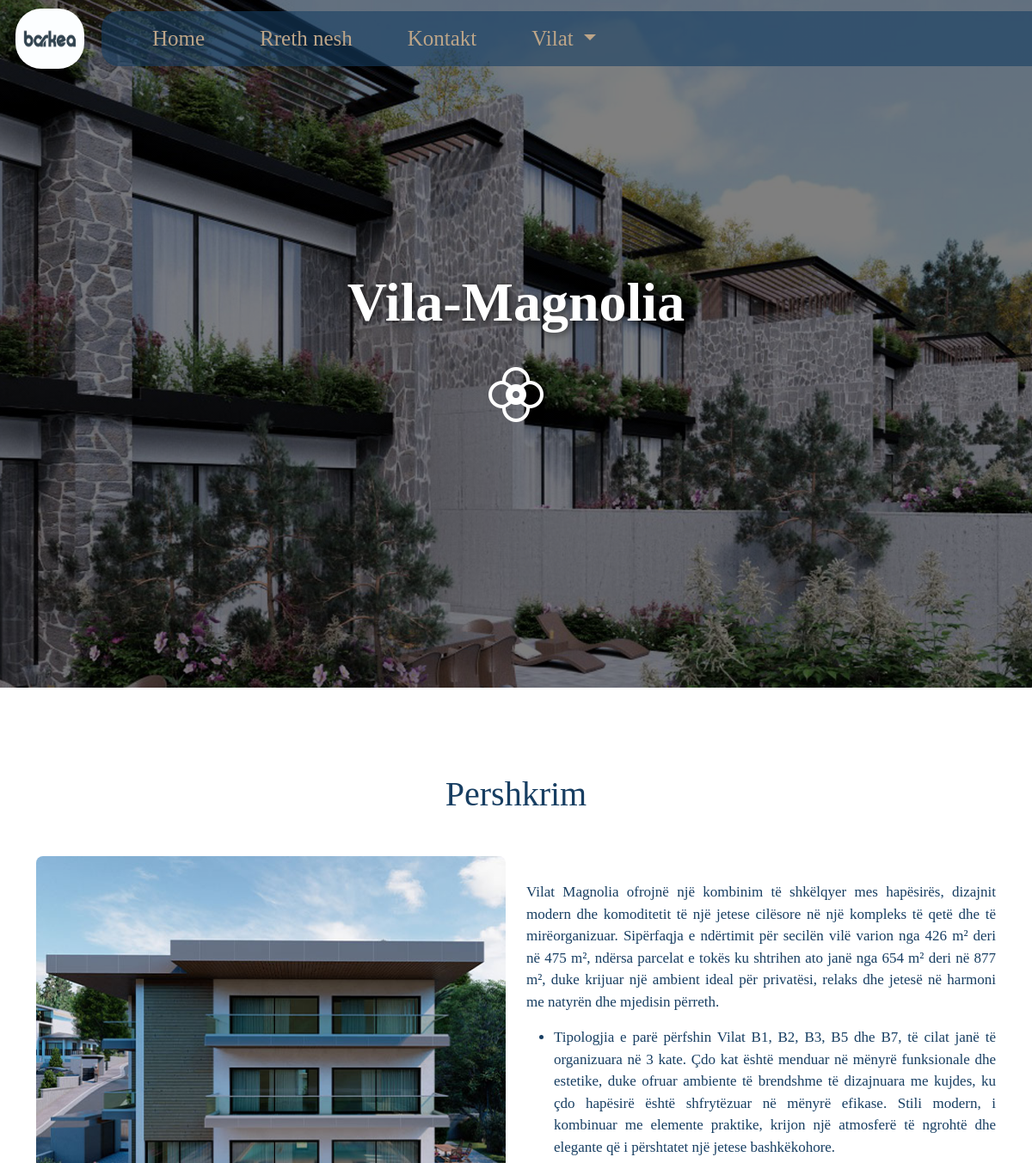
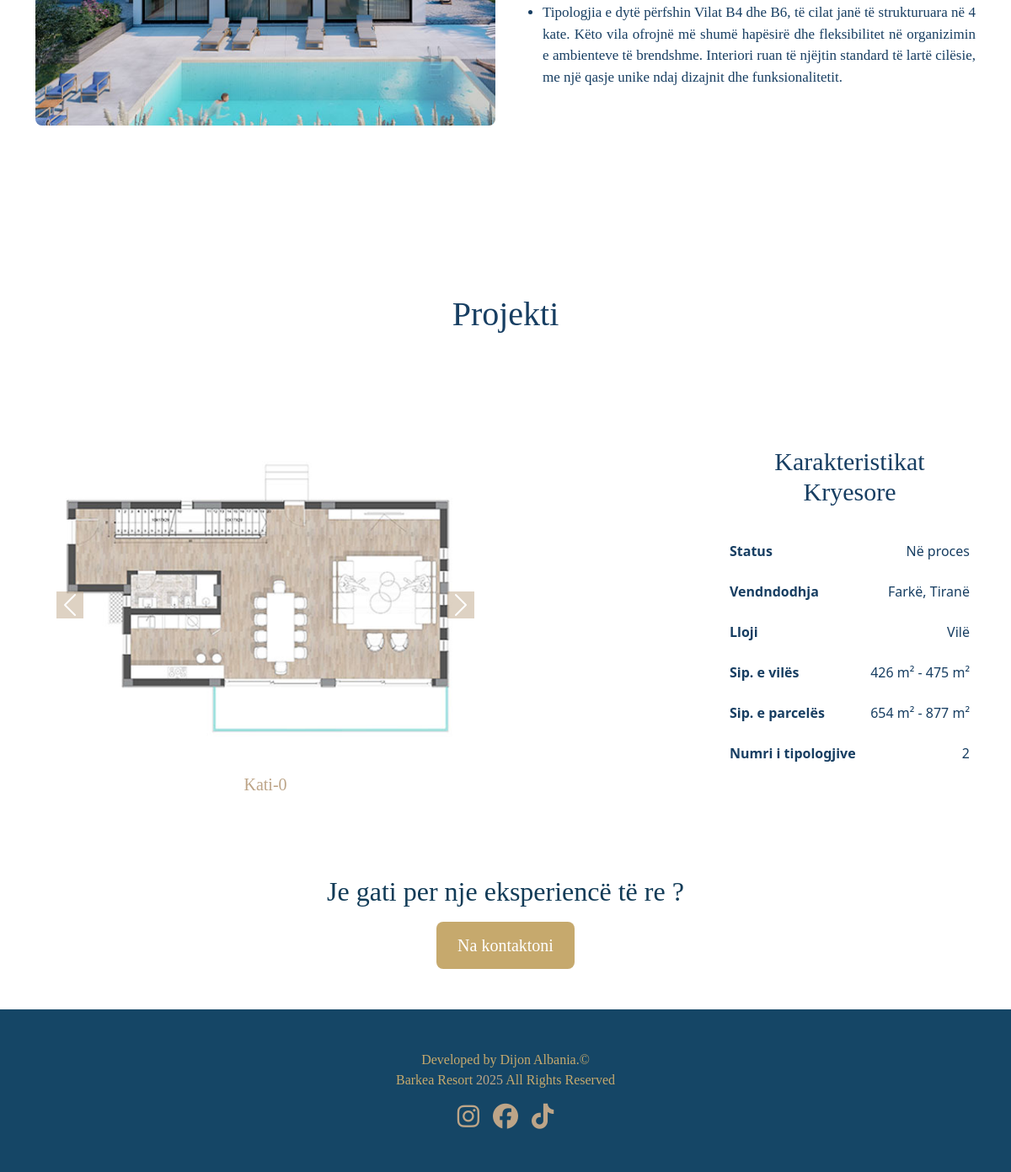
/Magnolia/, run on the app's committed database (2 pictures, top to bottom).
### Barkea_App/models.py (models this page shows, shortened)
class Vilat(models.Model):
    main_title=models.CharField(max_length=100, null=True, blank=True)
    title=models.CharField(max_length=100)
    image=models.ImageField(upload_to='vilat/')
    description=models.TextField()
    sub_description1=models.TextField()
    sub_description2=models.TextField()
    status=models.CharField(max_length=50)
    vendndodhja=models.CharField(max_length=50)
    lloji=models.CharField(max_length=50)
    sip_vila=models.CharField(max_length=50)
    sip_parcela=models.CharField(max_length=50)
    numri_tipologjive=models.CharField(max_length=50)
    kati_0_img=models.ImageField(upload_to='vilat/')
    kati_1_img=models.ImageField(upload_to='vilat/')
    kati_2_img=models.ImageField(upload_to='vilat/')
    slug=models.SlugField(unique=True, max_length=50, null=True, blank=True)

### Barkea_App/views.py (the view)
# urls.py: path('<slug:vila_slug>/', views.vila_view, name='vilat'),
def vila_view(request, vila_slug):
    footer = Footer.objects.first()
    vila = Vilat.objects.get(slug=vila_slug)
    vilat = Vilat.objects.all()
    return render(request, 'vilat.html', {'vila': vila, 'vilat': vilat, 'footer': footer})

### Barkea_App/templates/vilat.html (shortened to what this page needs)
{% load static %}
<!DOCTYPE html>
<html lang="en">
<head>
    <link href="https://cdn.jsdelivr.net/npm/bootstrap@5.3.6/dist/css/bootstrap.min.css" rel="stylesheet"
>
    <link rel="stylesheet" href="https://cdn.jsdelivr.net/npm/bootstrap-icons@1.10.5/font/bootstrap-icons.css">
    <link rel="stylesheet" href="https://cdnjs.cloudflare.com/ajax/libs/animate.css/4.1.1/animate.min.css" />
    <link href="https://cdn.jsdelivr.net/npm/aos@2.3.4/dist/aos.css" rel="stylesheet">
    <link rel="stylesheet" href="{% static 'CSS/vilat.css' %}">
    <link rel="stylesheet" href="https://cdnjs.cloudflare.com/ajax/libs/font-awesome/6.5.1/css/all.min.css">
</head>
<body>
    <div id="hero-section">
    <div id="navBox" class="mb-5">
        <a class="navbar-brand" href="#">
            <img src="{% static "img/barkealogo.jpg" %}" alt="Avatar Logo" class="siteLogo">
        </a>
        <nav id="navBar" class="navbar fluid navbar-expand-sm animate__animated animate__fadeInRight">
            <div class="container-fluid d-flex justify-content-between align-items-center">
                <div class="collapse navbar-collapse" id="navbarLinks">
                    <ul class="navbar-nav me-auto">
                        <li class="nav-item mx-4">
                            <a class="nav-link" href="{% url "home" %}">Home</a>
                        </li>
                        <li class="nav-item mx-4">
                            <a class="nav-link" href="{% url "about" %}">Rreth nesh</a>
                        </li>
                        <li class="nav-item mx-4">
                            <a class="nav-link" href="{% url "contact" %}">Kontakt</a>
                        </li>
                        <li class="nav-item dropdown mx-4">
                            <a class="nav-link dropdown-toggle" href="#" role="button" data-bs-toggle="dropdown"
                                aria-expanded="false">
                                Vilat
                            </a>
                        </li>
                    </ul>
                </div>
            </div>
        </nav>
    </div>
    <div class="hero-text d-flex flex-column align-items-center justify-content-center">
        <h1 class="hero-header animate__animated animate__fadeInDown">{{ vila.title }}</h1>
        <i class="bi bi-flower2" style="font-size: 4rem;"></i>
    </div>
</div>
   <div class="container1 container" data-aos="fade-up">
    <div class="row align-items-center">
        <h1 class="text-center header mb-5">Pershkrim</h1>
        <div class="col-lg-6 d-flex justify-content-center">
          <img class="rounded-3" src="{{ vila.image.url }}" alt="Vila Rose Image" style="max-width: 100%; height: auto;">
        </div>
        <div class="col-lg-6">
            <p class="paragraph">
                {{ vila.description }}
            </p>
            <ul>
                <li class="paragraph mb-2">{{ vila.sub_description1 }}</li>
                <li class="paragraph">{{ vila.sub_description2 }}</li>
            </ul>
        </div>
    </div>
</div>
    <div class="container" data-aos="fade-up">
    <h1 class="header text-center mb-5">Projekti</h1>
        <div class="projekti row">
            <div class="col-lg-6">
                <div id="carouselExampleCaptions" class="carousel slide">
                    <div class="carousel-indicators">
                        <button type="button" data-bs-target="#carouselExampleCaptions" data-bs-slide-to="0"
                            class="active" aria-current="true" aria-label="Slide 1"></button>
                        <button type="button" data-bs-target="#carouselExampleCaptions" data-bs-slide-to="1"
                            aria-label="Slide 2"></button>
                        <button type="button" data-bs-target="#carouselExampleCaptions" data-bs-slide-to="2"
                            aria-label="Slide 3"></button>
                        <button type="button" data-bs-target="#carouselExampleCaptions" data-bs-slide-to="3"
                            aria-label="Slide 4"></button>
                    </div>
                    <div class="carousel-inner">
                        <div class="carousel-item active">
                            <img src="{{vila.kati_0_img.url}}" class="d-block w-100" alt="...">
                            <div class="carousel-caption d-none d-md-block">
                                <h5>Kati-0</h5>
                            </div>
                        </div>
                    </div>
                    <button class="carousel-control-prev" type="button" data-bs-target="#carouselExampleCaptions"
                        data-bs-slide="prev">
                        <span class="carousel-control-prev-icon" aria-hidden="true"></span>
                    </button>
                    <button class="carousel-control-next" type="button" data-bs-target="#carouselExampleCaptions"
                        data-bs-slide="next">
                        <span class="carousel-control-next-icon" aria-hidden="true"></span>
                    </button>
                </div>
            </div>
            <div class="col-lg-3 p-0 mx-3">
                <h3 class="subheader text-center">Karakteristikat Kryesore</h3>
                <li class="d-flex justify-content-between mb-4">
                    <span style="font-weight: bolder;">Status</span>
                    <span>{{vila.status}}</span>
                </li>
                <li class="d-flex justify-content-between mt-4">
                    <span style="font-weight: bolder;">Vendndodhja</span>
                    <span>{{vila.vendndodhja}}</span>
                </li>
                <li class="d-flex justify-content-between my-4">
                    <span style="font-weight: bolder;">Lloji</span>
                    <span>{{vila.lloji}}</span>
                </li>
                <li class="d-flex justify-content-between mb-4">
                    <span style="font-weight: bolder;">Sip. e vilës</span>
                    <span>{{vila.sip_vila}}</span>
                </li>
                <li class="d-flex justify-content-between mb-4">
                    <span style="font-weight: bolder;">Sip. e parcelës</span>
                    <span>{{vila.sip_parcela}}</span>
                </li>
                <li class="d-flex justify-content-between mt-4">
                    <span style="font-weight: bolder;">Numri i tipologjive</span>
                    <span>{{vila.numri_tipologjive}}</span>
                </li>
            </div>
        </div>
    </div>
    <div class="text-center py-5" data-aos="fade-up">
      <h2 class="mb-3">Je gati per nje eksperiencë të re ?</h2>
      <a href="{% url 'contact' %}" class="btn btn-lg">Na kontaktoni</a>
    </div>
<footer id="footer" class="text-center text-lg-start py-5">
  <div class="container">
	<div class="row text-center">
		<label class="p-0">Developed by Dijon Albania.©</label>
		<label class="p-0">Barkea Resort <span id="year"></span> All Rights Reserved</label>
		<div class="d-flex justify-content-center align-items-center flex-row g-3">
		<a href="{{ footer.instagram }}" target="_blank">
			<i class="fa-brands fa-instagram mx-2"></i>
		</a>
		<a href="{{ footer.facebook }}" target="_blank">
			<i class="fa-brands fa-facebook mx-2"></i>
		</a>
		<a href="{{ footer.tiktok }}" target="_blank">
			<i class="fa-brands fa-tiktok mx-2"></i>
		</a>
		</div>
	</div>
  </div>
</footer>
</body>
</html>

### Barkea_App/static/CSS/vilat.css (style rules this page uses)
body { overflow-x: hidden; }
#hero-section { background: linear-gradient(rgba(0, 0, 0, 0.5), rgba(0, 0, 0, 0.5)), url("../img/rose-cover.jpg") no-repeat center center/cover; background-repeat: no-repeat; height: 100vh; position: relative; color: white; display: flex; flex-direction: column; align-items: flex-start; row-gap: 120px; padding-left: 1.5%; }
.hero-text { position: absolute; top: 50%; left: 50%; transform: translate(-50%, -50%); display: flex; justify-content: center; align-items: center; text-align: center; padding: 20px 40px; border-radius: 8px; }
.container1 { margin-top: 100px; margin-bottom: 200px; }
.projekti { display: flex; align-items: center; flex-direction: row; column-gap: 250px; }
.hero-header { font-size: 4rem; font-weight: 700; line-height: 1.2; margin: 20px 0; font-family: Cambria, Cochin, Georgia, Times, 'Times New Roman', serif; border-radius: 10px; text-shadow: 2px 2px 8px rgba(0, 0, 0, 0.7); }
#navBox { display: flex; align-items: center; justify-content: space-between; gap: 20px; width: 100%; padding-top: 10px; }
#navBar { flex-grow: 1; border-top-left-radius: 20px; border-bottom-left-radius: 20px; padding: 5px 15px; background-color: #173e629a; z-index: 1050; }
.navbar-nav { margin: 0 !important; }
.siteLogo { border-radius:30px; width: 80px; height: 70px; }
.nav-link { font-size: 25px; transition: 0.3s; color: #BDA588 !important; font-family: Cambria, Cochin, Georgia, Times, 'Times New Roman', serif; }
.header { font-size: 40px; color: #173e62; font-family: Cambria, Cochin, Georgia, Times, 'Times New Roman', serif; }
.subheader { font-size: 30px; color: #173e62; margin-bottom: 40px; font-family: Cambria, Cochin, Georgia, Times, 'Times New Roman', serif; }
span { color: #173e62 }
.paragraph { font-size: 17px; text-align: justify; color: #173e62; font-family: Cambria, Cochin, Georgia, Times, 'Times New Roman', serif; }
.btn { background-color: #c6a96d; font-family:Cambria, Cochin, Georgia, Times, 'Times New Roman', serif ; color: white; padding-top: 12px; padding-bottom: 12px; padding-right: 24px; padding-left: 24px; }
.carousel-control-prev-icon, .carousel-control-next-icon { background-color: #BDA588; }
h5 { color: #BDA588; font-family: Cambria, Cochin, Georgia, Times, 'Times New Roman', serif; }
h2 { color:#113b57; font-family: Cambria, Cochin, Georgia, Times, 'Times New Roman', serif; }
#year { color:#BDA588; }
#footer { bottom: 0; left: 0; right: 0; padding-top: 10px; padding-bottom: 10px; background-color: #154666; color: #c6a96d; text-align: center; font-family: Cambria, Cochin, Georgia, Times, 'Times New Roman', serif; }
i.fa-instagram, .fa-facebook, .fa-tiktok { font-size: 30px; }
a { color: #BDA588; }

### data on the page
Vilat: title "Vila-Magnolia", image (picture), description "Vilat Magnolia ofrojnë një kombinim të shkëlqyer mes hapësirës, dizajnit modern dhe komoditetit të një jetese cilësore në një kompleks të qetë dhe të mirëorganizuar. Sipërfaqja e ndërtimit për secilën vilë varion nga 426 m² deri në 475 m², ndërsa parcelat e tokës ku shtrihen ato janë nga 654 m² deri në 877 m², duke krijuar një ambient ideal për privatësi, relaks dhe jetesë në harmoni me natyrën dhe mjedisin përreth.", sub_description1 "Tipologjia e parë përfshin Vilat B1, B2, B3, B5 dhe B7, të cilat janë të organizuara në 3 kate. Çdo kat është menduar në mënyrë funksionale dhe estetike, duke ofruar ambiente të brendshme të dizajnuara me kujdes, ku çdo hapësirë është shfrytëzuar në mënyrë efikase. Stili modern, i kombinuar me elemente praktike, krijon një atmosferë të ngrohtë dhe elegante që i përshtatet një jetese bashkëkohore.", sub_description2 "Tipologjia e dytë përfshin Vilat B4 dhe B6, të cilat janë të strukturuara në 4 kate. Këto vila ofrojnë më shumë hapësirë dhe fleksibilitet në organizimin e ambienteve të brendshme. Interiori ruan të njëjtin standard të lartë cilësie, me një qasje unike ndaj dizajnit dhe funksionalitetit.", kati_0_img (picture), status "Në proces", vendndodhja "Farkë, Tiranë", lloji "Vilë", sip_vila "426 m² - 475 m²", sip_parcela "654 m² - 877 m²", numri_tipologjive "2"
